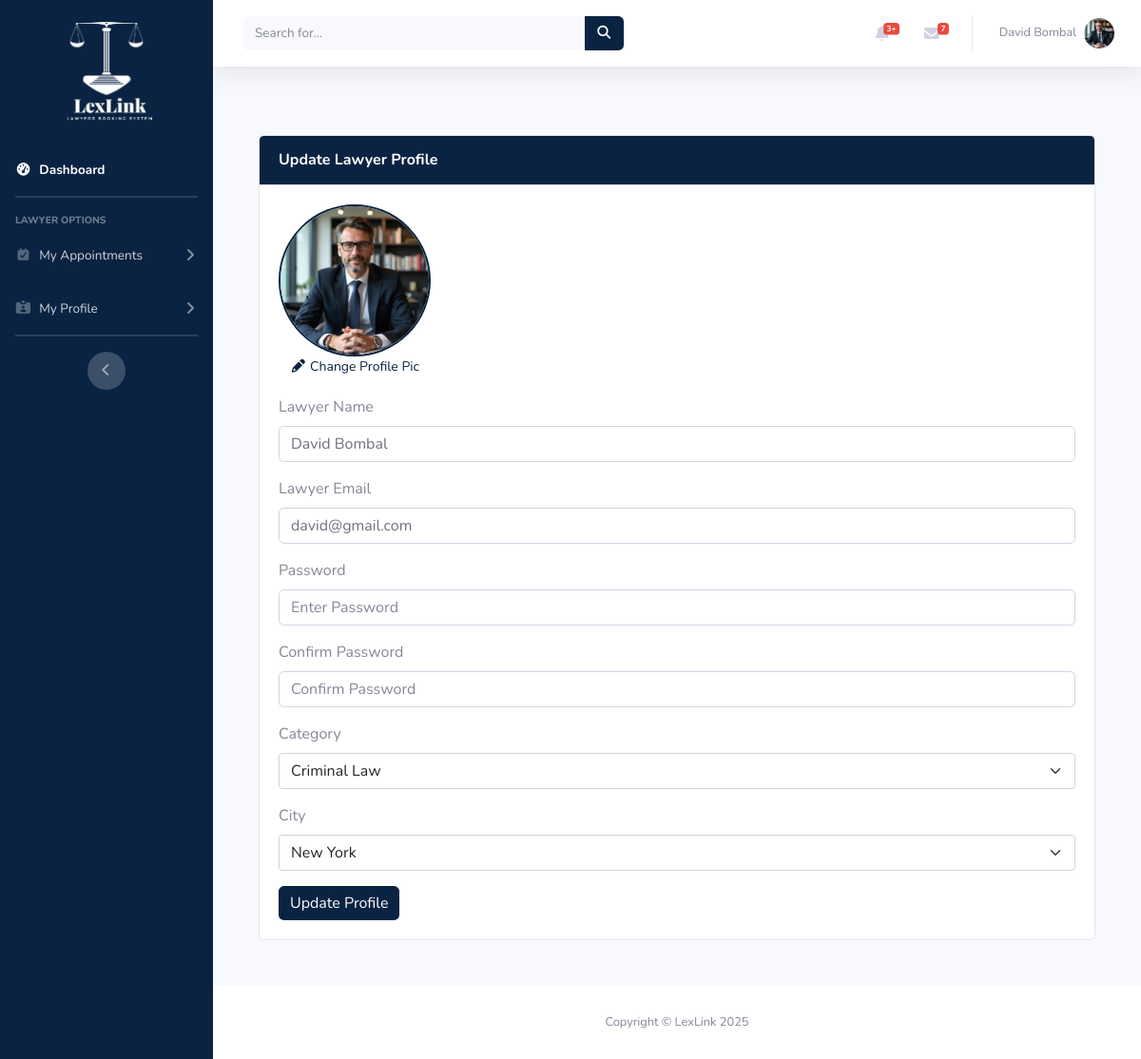
Screenshot of /lawyer/page/update-profile.php (signed in) with the database file from the repository.
### tables this page shows
CREATE TABLE `lawyers` (
  `lawyer_id` int(10) UNSIGNED NOT NULL,
  `lawyer_name` varchar(255) NOT NULL,
  `lawyer_email` varchar(255) NOT NULL,
  `lawyer_password` varchar(255) NOT NULL,
  `lawyer_picture` varchar(255) DEFAULT NULL,
  `lawyer_document` varchar(255) DEFAULT NULL,
  `lawyer_category` int(11) DEFAULT NULL,
  `lawyer_city` int(11) DEFAULT NULL,
  `role` varchar(100) NOT NULL DEFAULT 'lawyer',
  `lawyer_status` enum('pending','active') DEFAULT 'pending',
  `is_lawyer_promoted` tinyint(1) DEFAULT 0,
  `created_at` timestamp NOT NULL DEFAULT current_timestamp(),
  `updated_at` timestamp NOT NULL DEFAULT current_timestamp() ON UPDATE current_timestamp()
);

CREATE TABLE `categories` (
  `category_id` int(11) NOT NULL,
  `category_name` varchar(100) DEFAULT NULL
);

CREATE TABLE `cities` (
  `city_id` int(11) NOT NULL,
  `city_name` varchar(255) DEFAULT NULL
);

### lawyer/page/update-profile.php (the view, shortened to what this page needs)
<?php
include_once("../lawyer_includes/lawyer_utils/auth.php");
include_once("../lawyer_includes/lawyer_layouts/header.php");
?>
<?php
$getCategory = "SELECT * FROM `categories` ";
$getCities = "SELECT * FROM `cities` ";
$categoryResult = mysqli_query($connection, $getCategory);
$cityResult = mysqli_query($connection, $getCities);
?>
<div class="p-5">
    <div class="card position-relative">
        <div class="card-header py-3">
            <h6 class="m-0 font-weight-bold text-primary">Update Lawyer Profile</h6>
        </div>
        <div class="card-body">
            <form action="" enctype="multipart/form-data" method="POST">
                <div style="display: inline-block; text-align: center;">
                    <img width="160px" class="rounded-circle" style="border:2px solid #0a2342; object-fit:cover;" src="lawyer_assets/uploads/profilepic/<?php echo $lawyer['lawyer_picture']; ?>"
                        alt="" id="image-preview" height="160px" style="margin-bottom: 14px;">
                    <div id="edit-icon" style="cursor: pointer; color: #0a2342; font-size: 14px; margin-bottom:20px;">
                        <i class="fas fa-pencil"></i> Change Profile Pic
                    </div>
                </div>
                <div class="form-group">
                    <label for="lawyerName" class="form-label">Lawyer Name</label>
                    <input type="text" class="form-control" placeholder="Enter Lawyer Name" name="lawyername"
                        value="<?php echo $lawyer['lawyer_name']; ?>">
                </div>
                <div class="form-group">
                    <label for="lawyerEmail" class="form-label">Lawyer Email</label>
                    <input type="email" class="form-control" placeholder="Enter Lawyer Email" name="lawyeremail"
                        value="<?php echo $lawyer['lawyer_email']; ?>">
                </div>
                <div class="form-group">
                    <label for="lawyerPassword" class="form-label">Password</label>
                    <input type="password" class="form-control" placeholder="Enter Password" name="lawyerpassword">
                </div>
                <div class="form-group">
                    <label for="lawyerConfirmPassword" class="form-label">Confirm Password</label>
                    <input type="password" class="form-control" placeholder="Confirm Password" name="lawyerconfirmpassword">
                </div>
                <div class="form-group">
                    <label for="lawyerSpecialization" class="form-label">Category</label>
                    <select class="form-select" name="lawyercategory">
                        <?php
                        foreach ($categoryResult as $category) { ?>
                            <option value="<?php echo $category['category_id']; ?>"
                                <?php
                                if ($lawyer['lawyer_category'] == $category['category_id']) echo "selected";
                                ?>>
                                <?php echo $category['category_name']; ?>
                            </option>
                        <?php } ?>
                    </select>
                </div>
                <div class="form-group">
                    <label for="lawyerSpecialization" class="form-label">City</label>
                    <select class="form-select" name="lawyercity">
                        <?php
                        foreach ($cityResult as $city) { ?>
                            <option value="<?php echo $city['city_id']; ?>"
                                <?php
                                if ($lawyer['lawyer_city'] == $city['city_id']) echo "selected";
                                ?>>
                                <?php echo $city['city_name']; ?>
                            </option>
                        <?php } ?>
                    </select>
                </div>
                <input type="submit" value="Update Profile" name="btnUpdateLawyer" class="btn btn-primary">
            </form>
        </div>
    </div>
</div>
<?php
include_once("../lawyer_includes/lawyer_layouts/footer.php");
?>

### lawyer/lawyer_includes/lawyer_layouts/header.php (shortened to what this page needs)
<?php
$lawyerID = $_SESSION['lawyerID'];
$getLawyer = "SELECT * FROM `lawyers` WHERE `lawyer_id` ='$lawyerID' ";
$lawyerResult = mysqli_query($connection, $getLawyer);
$lawyer = mysqli_fetch_assoc($lawyerResult);
?>
<!DOCTYPE html>
<html lang="en">
<head>
    <link href="lawyer_assets/vendor/fontawesome-free/css/all.min.css" rel="stylesheet" type="text/css">
    <link rel="stylesheet" href="https://cdnjs.cloudflare.com/ajax/libs/font-awesome/7.0.0/css/all.min.css"
 />
    <link href="https://cdn.jsdelivr.net/npm/bootstrap@5.1.3/dist/css/bootstrap.min.css" rel="stylesheet">
    <link href="lawyer_assets/css/sb-admin-2.min.css" rel="stylesheet">
</head>
<body id="page-top">
    <div id="wrapper">
        <ul class="navbar-nav bg-gradient-primary sidebar sidebar-dark accordion" id="accordionSidebar">
            <a class="sidebar-brand d-flex align-items-center justify-content-center" href="/LexLink">
                <div class="sidebar-brand-icon" style="margin-top: 5rem !important;">
                    <img src="lawyer_assets/img/logoWhite.png" alt="" width="100%">
                </div>
            </a>
            <li class="nav-item active" id="mydashboard">
                <a class="nav-link" href="index.php">
                    <i class="fas fa-fw fa-tachometer-alt"></i>
                    <span>Dashboard</span></a>
            </li>
            <hr class="sidebar-divider">
            <div class="sidebar-heading">
                Lawyer Options
            </div>
            <li class="nav-item">
                <a class="nav-link collapsed" href="#" data-toggle="collapse" data-target="#collapseTwo"
                    aria-expanded="true" aria-controls="collapseTwo">
                    <i class="fa-solid fa-calendar-check"></i>
                    <span>My Appointments</span>
                </a>
            </li>
            <li class="nav-item">
                <a class="nav-link collapsed" href="#" data-toggle="collapse" data-target="#collapseUtilities"
                    aria-expanded="true" aria-controls="collapseUtilities">
                    <i class="fa-solid fa-id-card-clip"></i>
                    <span>My Profile</span>
                </a>
            </li>
            <hr class="sidebar-divider d-none d-md-block">
            <div class="text-center d-none d-md-inline">
                <button class="rounded-circle border-0" id="sidebarToggle"></button>
            </div>
        </ul>
        <div id="content-wrapper" class="d-flex flex-column">
            <div id="content">
                <nav class="navbar navbar-expand navbar-light bg-white topbar mb-4 static-top shadow">
                    <form
                        class="d-none d-sm-inline-block form-inline mr-auto ml-md-3 my-2 my-md-0 mw-100 navbar-search">
                        <div class="input-group">
                            <input type="text" class="form-control bg-light border-0 small" placeholder="Search for..."
                                aria-label="Search" aria-describedby="basic-addon2">
                            <div class="input-group-append">
                                <button class="btn btn-primary" type="button">
                                    <i class="fas fa-search fa-sm"></i>
                                </button>
                            </div>
                        </div>
                    </form>
                    <ul class="navbar-nav ml-auto">
                        <li class="nav-item dropdown no-arrow mx-1">
                            <a class="nav-link dropdown-toggle" href="#" id="alertsDropdown" role="button"
                                data-toggle="dropdown" aria-haspopup="true" aria-expanded="false">
                                <i class="fas fa-bell fa-fw"></i>
                                <span class="badge badge-danger badge-counter">3+</span>
                            </a>
                        </li>
                        <li class="nav-item dropdown no-arrow mx-1">
                            <a class="nav-link dropdown-toggle" href="#" id="messagesDropdown" role="button"
                                data-toggle="dropdown" aria-haspopup="true" aria-expanded="false">
                                <i class="fas fa-envelope fa-fw"></i>
                                <span class="badge badge-danger badge-counter">7</span>
                            </a>
                        </li>
                        <li class="nav-item dropdown no-arrow">
                            <a class="nav-link dropdown-toggle" href="#" id="userDropdown" role="button"
                                data-toggle="dropdown" aria-haspopup="true" aria-expanded="false">
                                <span class="mr-2 d-none d-lg-inline text-gray-600 small"><?php echo $lawyer['lawyer_name']; ?></span>
                                <img class="img-profile rounded-circle" src="lawyer_assets/uploads/profilepic/<?php echo $lawyer['lawyer_picture'] ?>">
                            </a>
                        </li>
                    </ul>
                </nav>

### lawyer/lawyer_includes/lawyer_layouts/header.php (style rules this page uses)
.bg-gradient-primary, .card-header { background-color: #0A2342 !important; background-image: none !important; background-size: cover; }
.btn-primary { background-color: #0A2342; border: none; }
#mydashboard { margin-top: 80px; }
.card-header .text-primary { color: white !important; }

### rows the page displays
lawyers: lawyer_name "David Bombal", lawyer_picture (picture), lawyername "David Bombal", lawyeremail "david@gmail.com", lawyercategory "Criminal Law", lawyercity "New York"
